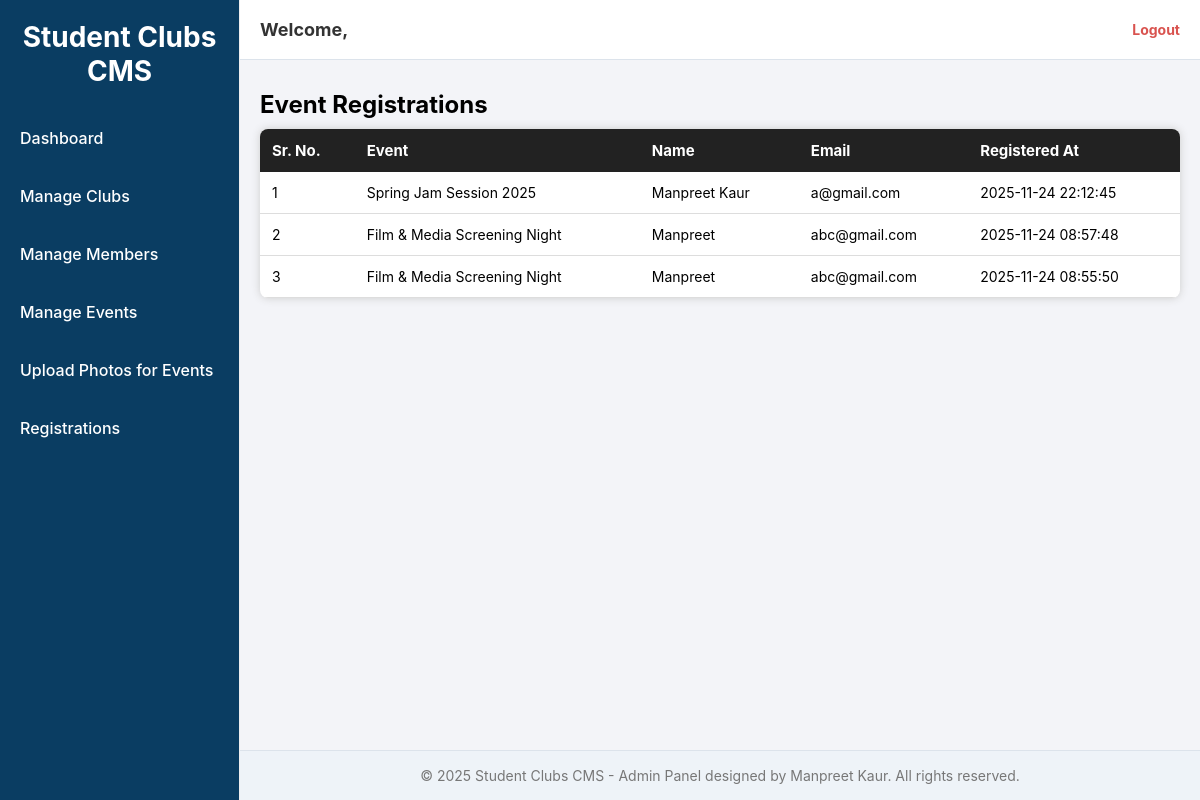
Page /admin/registrations/index.php on the committed database.
### tables this page shows
CREATE TABLE `event_registrations` (
  `id` int(11) NOT NULL,
  `event_id` int(11) NOT NULL,
  `name` varchar(255) NOT NULL,
  `email` varchar(255) NOT NULL,
  `created_at` timestamp NOT NULL DEFAULT current_timestamp()
);

CREATE TABLE `events` (
  `id` int(11) NOT NULL,
  `club_id` int(11) NOT NULL,
  `title` varchar(255) NOT NULL,
  `event_date` date DEFAULT NULL,
  `location` varchar(255) DEFAULT NULL,
  `poster` varchar(255) DEFAULT NULL,
  `created_at` timestamp NOT NULL DEFAULT current_timestamp(),
  `description` text DEFAULT NULL
);

### admin/registrations/index.php (the view)
<?php
include __DIR__ . "/../reusable/header.php";
require_once __DIR__ . "/../../config/db.php";
$query = "SELECT event_registrations.*, events.title AS event_title
          FROM event_registrations
          LEFT JOIN events ON event_registrations.event_id = events.id
          ORDER BY event_registrations.created_at DESC";
$result = mysqli_query($connect, $query);
?>
<h2>Event Registrations</h2>
<table class="admin-table">
    <tr>
        <th>Sr. No.</th>
        <th>Event</th>
        <th>Name</th>
        <th>Email</th>
        <th>Registered At</th>
    </tr>
    <?php
    $sn=1;
    while($reg = mysqli_fetch_assoc($result)) { ?>
        <tr>
            <td><?php echo $sn++; ?></td>
            <td><?php echo $reg['event_title']; ?></td>
            <td><?php echo $reg['name']; ?></td>
            <td><?php echo $reg['email']; ?></td>
            <td><?php echo $reg['created_at']; ?></td>
        </tr>
    <?php } ?>
</table>
<?php include __DIR__ . "/../reusable/footer.php"; ?>

### assets/css/admin.css (style rules this page uses)
* { margin: 0; padding: 0; box-sizing: border-box; font-family: "Inter", Arial, sans-serif; }
body { background: #f3f4f8; }
table { width: 100%; border-collapse: collapse; background: #ffffff; margin-top: 10px; border-radius: 8px; overflow: hidden; box-shadow: 0 0 8px #ccc; }
table th { background: #222; color: white; padding: 12px; text-align: left; font-size: 15px; }
table td { padding: 12px; border-bottom: 1px solid #ddd; font-size: 14px; }

### rows in the picture
event_registrations: event.title "Spring Jam Session 2025", name "Manpreet Kaur", email "a@gmail.com", created_at "2025-11-24 22:12:45"
event_registrations: event.title "Film & Media Screening Night", name "Manpreet", email "abc@gmail.com", created_at "2025-11-24 08:57:48"
event_registrations: event.title "Film & Media Screening Night", name "Manpreet", email "abc@gmail.com", created_at "2025-11-24 08:55:50"
